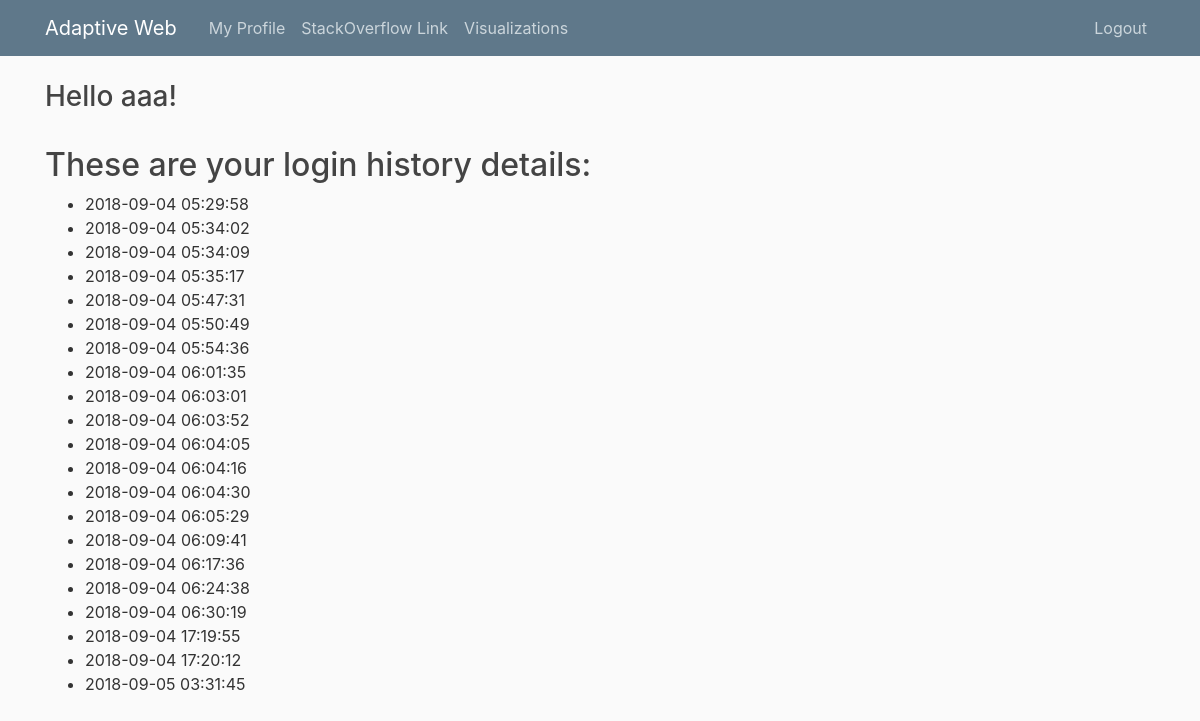
Screenshot of /profile/aaa (signed in) with the database file from the repository.
### tables this page shows
CREATE TABLE loginhistory (datetime text, username varchar, foreign key(username) references users(username));

### app.py (the view)
@app.route("/profile/<username>")
def profile(username):
    if 'username' in session:
        if session['username'] == username:
            conn = sqlite3.connect('aw.db')
            cursor = conn.cursor()
            query = "select datetime from loginhistory where username = ?"
            lst=[username]
            cursor.execute(query,lst)
            timestamps = list(sum(cursor.fetchall(), ()))
            conn.commit()
            conn.close()
            return render_template('profile.html', username=username, timestamps=timestamps)
        else:
            return redirect(url_for('login'))
    else:
        return redirect(url_for('login'))

### templates/profile.html
{% extends "postlogin_layout.html" %}
{% block content %}
    <h3>Hello {{username}}!</h3><br>
    <h2>These are your login history details:</h2>
    <ul>
        {% for timestamp in timestamps %}
            <li>{{timestamp}}</li>
        {% endfor %}
    </ul>
{% endblock %}

### templates/postlogin_layout.html (shortened to what this page needs)
{% extends 'layout.html' %}
{% block layout %}
<header class="site-header">
    <nav class="navbar navbar-expand-md navbar-dark bg-steel fixed-top">
        <div class="container">
        <a class="navbar-brand mr-4" href="{{url_for('profilerouting')}}">Adaptive Web</a>
        <div class="collapse navbar-collapse" id="navbarToggle">
            <div class="navbar-nav mr-auto">
            <a class="nav-item nav-link" href="{{url_for('profilerouting')}}">My Profile</a>
            <a class="nav-item nav-link" href="{{url_for('stackoverflow')}}">StackOverflow Link</a>
            <a class="nav-item nav-link" href="{{url_for('visualizations')}}">Visualizations</a>
            </div>
            <div class="navbar-nav">
            <a class="nav-item nav-link" href="{{url_for('logout')}}">Logout</a>
            </div>
        </div>
        </div>
    </nav>
</header>
<main role="main" class="container">
    <div class="row">
        <div class="col-md-8">
        {% block content %}{% endblock %}
        </div>
    </div>
</main>
{% endblock layout %}

### templates/layout.html (shortened to what this page needs)
<!DOCTYPE html>
<html>
<head>
    <link rel="stylesheet" href="https://stackpath.bootstrapcdn.com/bootstrap/4.1.3/css/bootstrap.min.css">
    <link rel="stylesheet" type="text/css" href="{{url_for('static', filename='main.css')}}">
</head>
<body>
    {% block layout %} {% endblock %}
</body>
</html>

### static/main.css (style rules this page uses)
body { background: #fafafa; color: #333333; margin-top: 5rem; }
h1, h2, h3, h4, h5, h6 { color: #444444; }
.bg-steel { background-color: #5f788a; }
.site-header .navbar-nav .nav-link { color: #cbd5db; }

### rows the page displays
loginhistory: datetime "2018-09-04 05:29:58"
loginhistory: datetime "2018-09-04 05:34:02"
loginhistory: datetime "2018-09-04 05:34:09"
loginhistory: datetime "2018-09-04 05:35:17"
loginhistory: datetime "2018-09-04 05:47:31"
loginhistory: datetime "2018-09-04 05:50:49"
loginhistory: datetime "2018-09-04 05:54:36"
loginhistory: datetime "2018-09-04 06:01:35"
loginhistory: datetime "2018-09-04 06:03:01"
loginhistory: datetime "2018-09-04 06:03:52"
loginhistory: datetime "2018-09-04 06:04:05"
loginhistory: datetime "2018-09-04 06:04:16"
loginhistory: datetime "2018-09-04 06:04:30"
loginhistory: datetime "2018-09-04 06:05:29"
loginhistory: datetime "2018-09-04 06:09:41"
loginhistory: datetime "2018-09-04 06:17:36"
loginhistory: datetime "2018-09-04 06:24:38"
loginhistory: datetime "2018-09-04 06:30:19"
loginhistory: datetime "2018-09-04 17:19:55"
loginhistory: datetime "2018-09-04 17:20:12"
loginhistory: datetime "2018-09-05 03:31:45"

### other values shown
{{ username }} "aaa"
